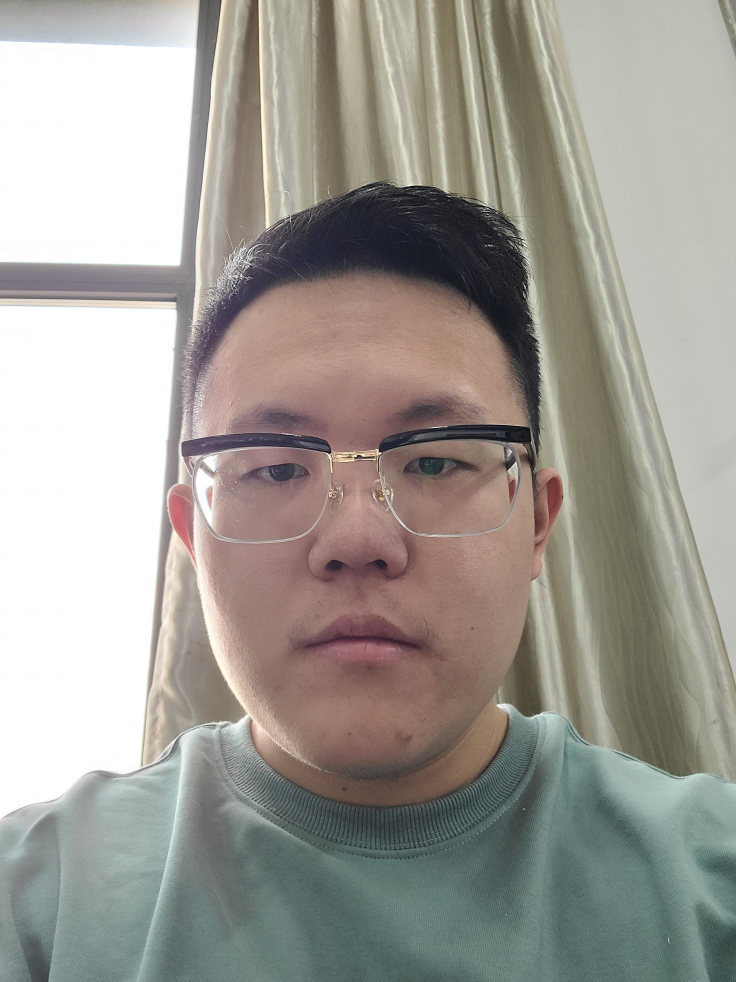
#> input picture img/people1.jpg, 2208 x 2944 px (shown at 1/3 size)
$ python '45.暴力特征匹配.py'
#> lines starting #> are read from the running program, lines starting #| are printed output that depends on the picture
import cv2
import numpy as np

# 特征匹配旨在不同图片中寻找同一个物体的特征

img1 = cv2.resize(cv2.imread("../img/people1.jpg"), (450, 600))
img2 = cv2.resize(cv2.imread("../img/people2.jpg"), (450, 600))
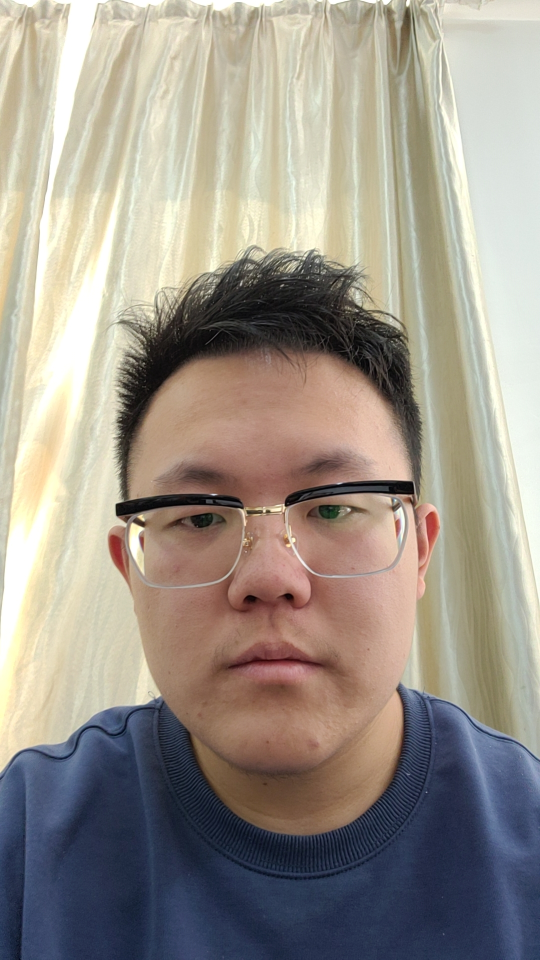
#> input picture img/people2.jpg, 1080 x 1920 px (shown at 1/2 size)
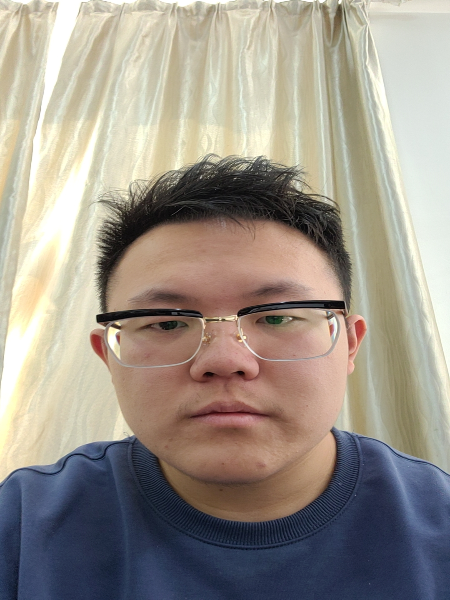
#> img2: shape (600, 450, 3); mean B, G, R 138.1, 148.3, 156.1
gray1 = cv2.cvtColor(img1, cv2.COLOR_BGR2GRAY)
gray2 = cv2.cvtColor(img2, cv2.COLOR_BGR2GRAY)
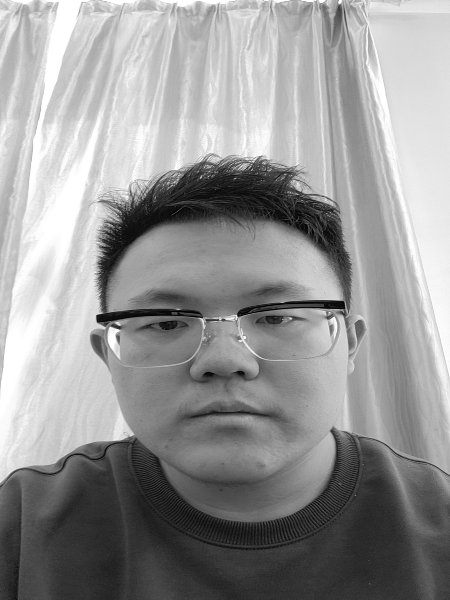
#> gray2: shape (600, 450); min 0, max 255, mean 149.5

sift = cv2.SIFT_create()
kp1, description1 = sift.detectAndCompute(gray1, None)
#> kp1 = 334 keypoints; strongest (x, y, size): (217, 277, 2.2), (129, 281, 5.9), (310, 284, 3.5), (111, 280, 1.9)
kp2, description2 = sift.detectAndCompute(gray2, None)
#> kp2 = 427 keypoints; strongest (x, y, size): (100, 319, 6.4), (118, 323, 3.3), (129, 227, 33.9), (97, 342, 11)

# 创建暴力匹配对象
bf = cv2.BFMatcher(cv2.NORM_L2)
# 进行匹配
match = bf.match(description1, description2)
#> match = 334 matches
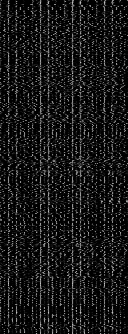
#> description1: shape (334, 128) float32; min 0, max 200, mean 23.5
result = cv2.drawMatches(img1, kp1, img2, kp2, match, None)
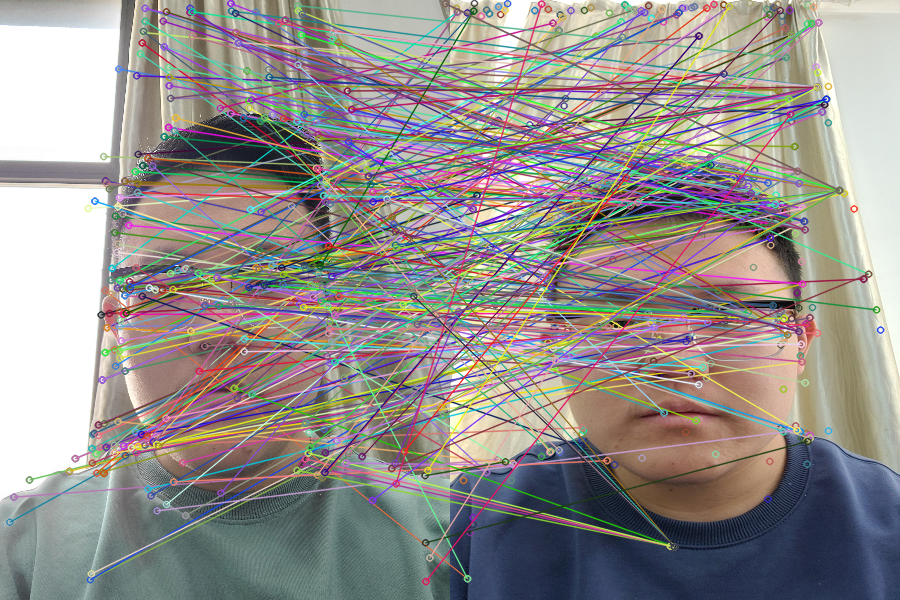
#> result: shape (600, 900, 3); mean B, G, R 141.3, 143.9, 148.8

# knnMatch
knn_match = bf.knnMatch(description1, description2, 2)
#> knn_match = 334 matches
knn_result = cv2.drawMatchesKnn(img1, kp1, img2, kp2, knn_match, None)
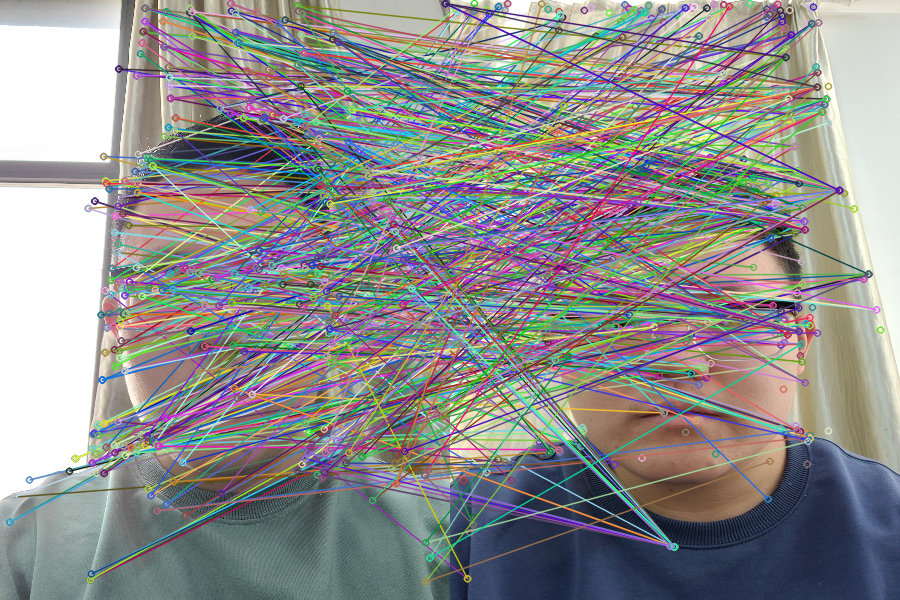
#> knn_result: shape (600, 900, 3); mean B, G, R 141.1, 141.9, 142.3

# 对knnMatch的结果进行距离筛选
good_match = []
for m, n in knn_match:
    # 设定阈值，距离小于对方距离的0.7倍，认为是好的匹配点
    if m.distance < 0.75 * n.distance:
        good_match.append(m)
#> after the loop, good_match = 9 matches

knn_result = cv2.drawMatches(img1, kp1, img2, kp2, good_match, None)
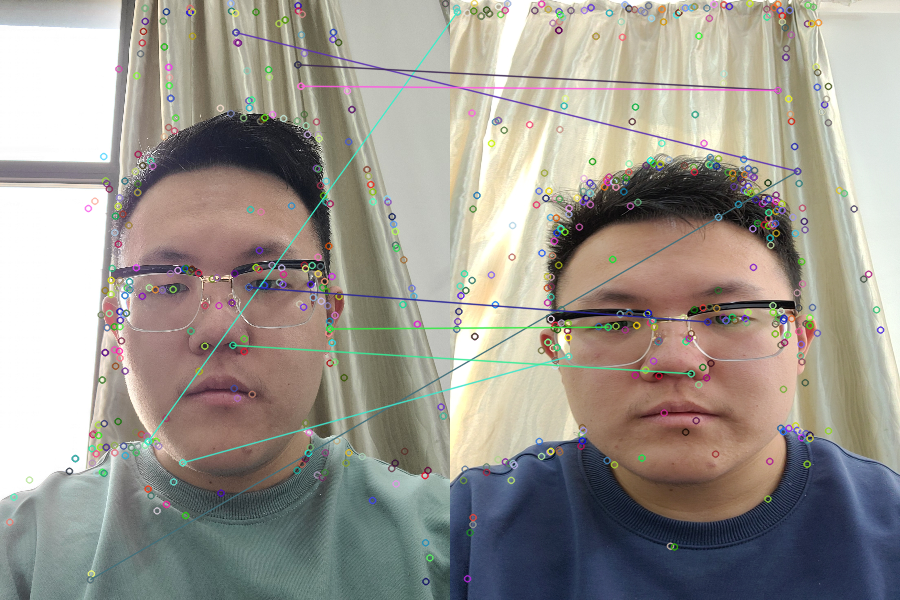
#> knn_result: shape (600, 900, 3); mean B, G, R 143.6, 151.5, 156.1
cv2.imshow("img", result)
cv2.imshow("img_knn", knn_result)
cv2.waitKey(0)
cv2.destroyAllWindows()
